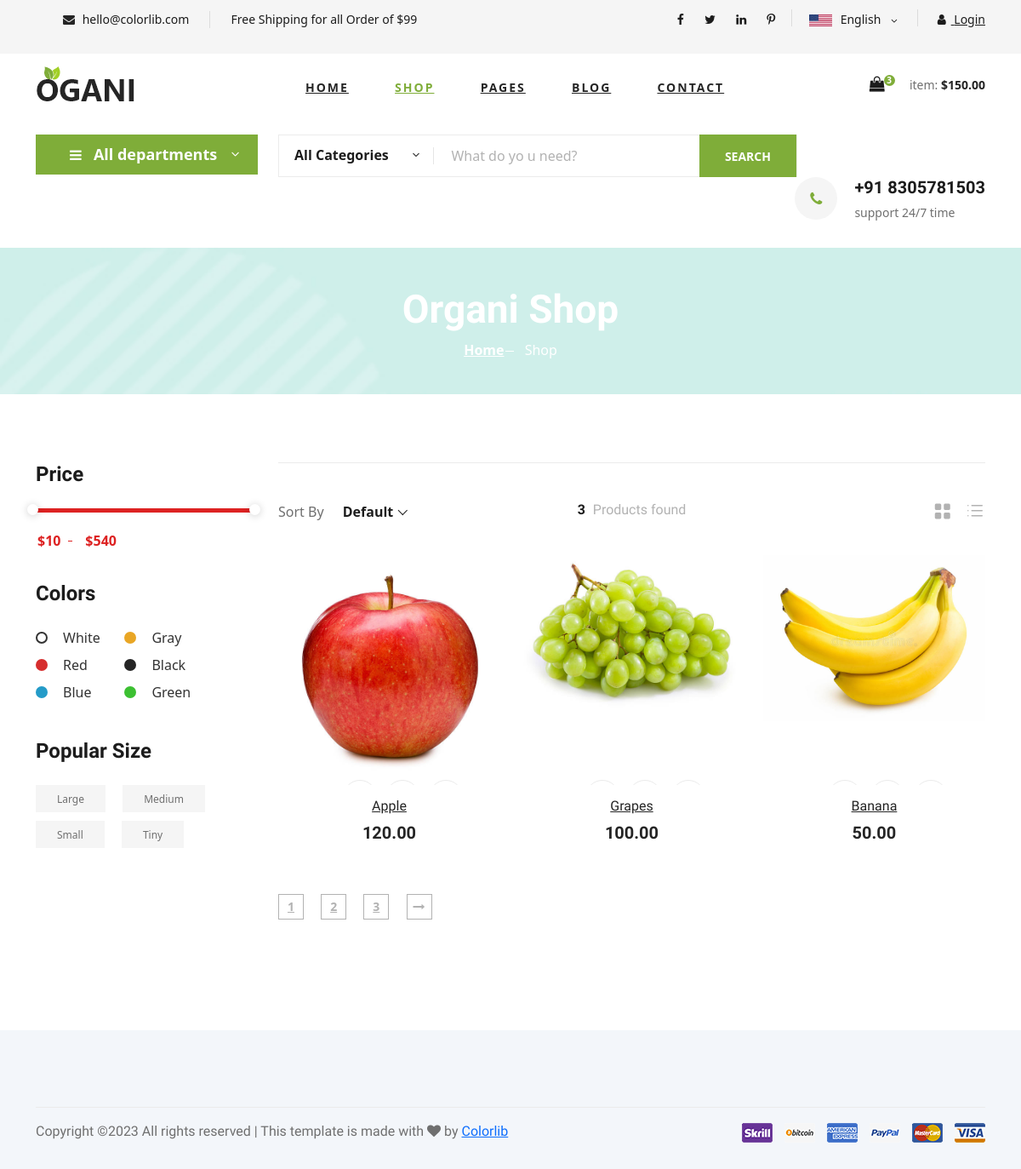
Before: / with the older database file.
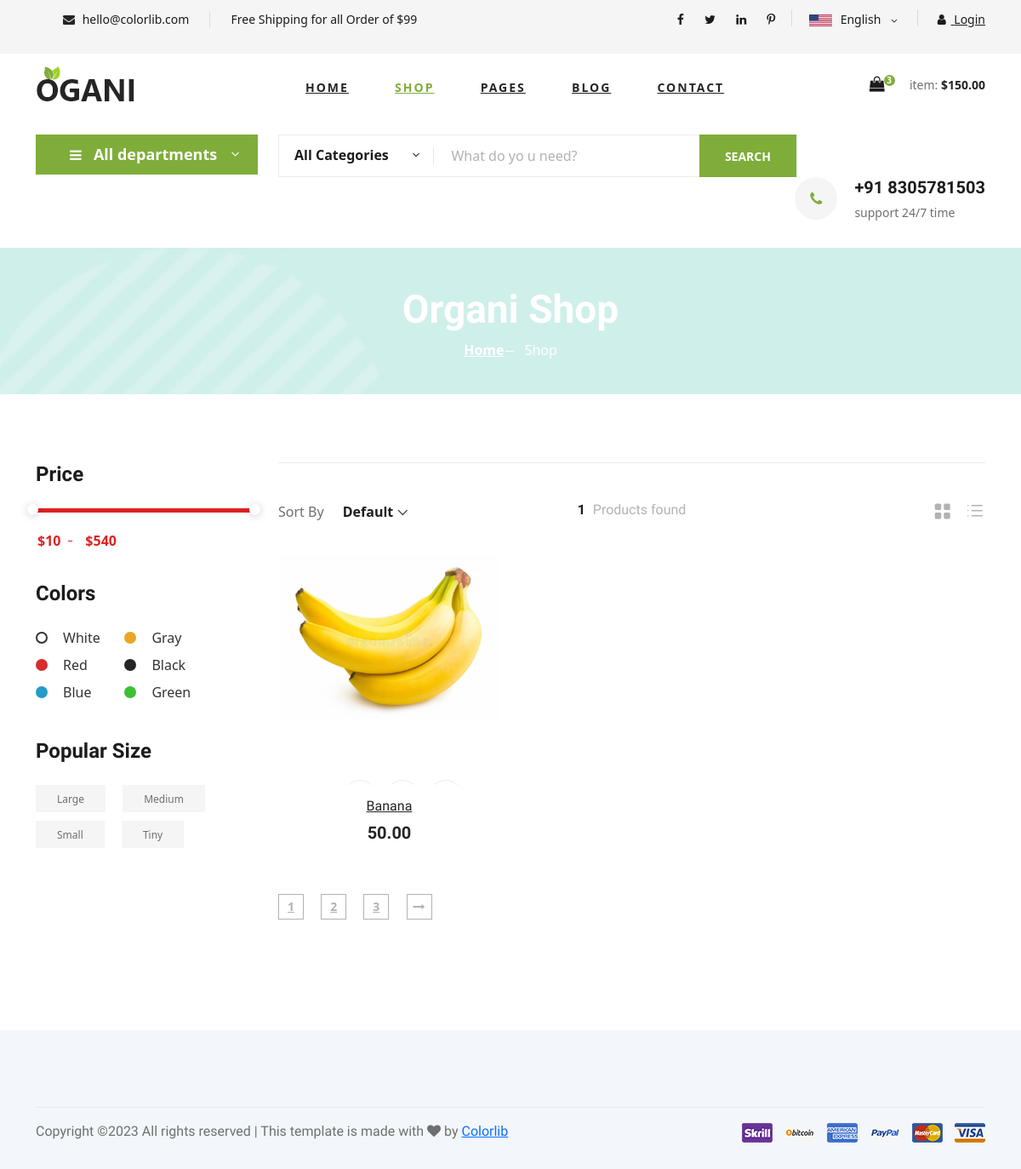
After: the same page with the newer database file.
### product/models.py (models this page shows, shortened)
class Product(models.Model):
    p_name = models.CharField(max_length=100,unique=True)
    description = models.CharField(max_length=500,default='')
    price = models.DecimalField(decimal_places=2,max_digits=5)
    Category=models.ForeignKey(Category,on_delete=models.CASCADE)
    quantity = models.IntegerField(default=1)
    image = models.ImageField(upload_to='products')
    @staticmethod
    def get_all_product():
        return Product.objects.all()

### product/views.py (the view)
# urls.py: path('',index,name='index'),
def index(request):
    category = Category.get_category()
    categoryid = request.GET.get('categories')
    if categoryid:
        product = Product.get_all_product_by(categoryid)
        product_count = product.count()
    else:
        product = Product.get_all_product()
        product_count = product.count()
    data ={}
    data['product_count'] = product_count
    data['categories'] = category
    data['products']=product
    print(request.session.get('email'))
    return render(request,"shop-grid.html",data)

### product/models.py (called while the page is built)
    @staticmethod
    def get_category():
        return Category.objects.all()

### templates/shop-grid.html (shortened to what this page needs)
{% extends 'base.html' %}
{% load static %}
{% block content %}
<div class="container">
    <div class="row">
        <div class="col-lg-3">
            <div class="header__logo">
                <a href="./index.html"><img src="img/logo.png" alt=""></a>
            </div>
        </div>
        <div class="col-lg-6">
            <nav class="header__menu">
                <ul>
                    <li><a href="./index.html">Home</a></li>
                    <li class="active"><a href="./shop-grid.html">Shop</a></li>
                    <li><a href="#">Pages</a>
                    </li>
                    <li><a href="./blog.html">Blog</a></li>
                    <li><a href="./contact.html">Contact</a></li>
                </ul>
            </nav>
        </div>
        <div class="col-lg-3">
            <div class="header__cart">
                <ul>
                    <li><a href="{% url 'cart' %}"><i class="fa fa-shopping-bag"></i> <span>3</span></a></li>
                </ul>
                <div class="header__cart__price">item: <span>$150.00</span></div>
            </div>
        </div>
    </div>
</div>
</header>
<body>
    <section class="hero hero-normal">
        <div class="container">
            <div class="row">
                <div class="col-lg-3">
                    <div class="hero__categories">
                        <div class="hero__categories__all">
                            <i class="fa fa-bars"></i>
                            <span>All departments</span>
                        </div>
                    </div>
                </div>
                <div class="col-lg-9">
                    <div class="hero__search">
                        <div class="hero__search__form">
                            <form action="#">
                                <div class="hero__search__categories">
                                    All Categories
                                    <span class="arrow_carrot-down"></span>
                                </div>
                                <input type="text" placeholder="What do yo u need?">
                                <button type="submit" class="site-btn">SEARCH</button>
                            </form>
                        </div>
                        <div class="hero__search__phone">
                            <div class="hero__search__phone__icon">
                                <i class="fa fa-phone"></i>
                            </div>
                            <div class="hero__search__phone__text">
                                <h5>+91 8305781503</h5>
                                <span>support 24/7 time</span>
                            </div>
                        </div>
                    </div>
                </div>
            </div>
        </div>
    </section>
    <section class="breadcrumb-section set-bg" data-setbg="{% static "img/banner/banner-1.jpg" %}">
        <div class="container">
            <div class="row">
                <div class="col-lg-12 text-center">
                    <div class="breadcrumb__text">
                        <h2>Organi Shop</h2>
                        <div class="breadcrumb__option">
                            <a href="./index.html">Home</a>
                            <span>Shop</span>
                        </div>
                    </div>
                </div>
            </div>
        </div>
    </section>
    <section class="product spad">
        <div class="container">
            <div class="row">
                <div class="col-lg-3 col-md-5">
                    <div class="sidebar">
                        <div class="sidebar__item">
                            <h4>Price</h4>
                            <div class="price-range-wrap">
                                <div class="price-range ui-slider ui-corner-all ui-slider-horizontal ui-widget ui-widget-content"
                                    data-min="10" data-max="540">
                                    <span tabindex="0" class="ui-slider-handle ui-corner-all ui-state-default"></span>
                                    <span tabindex="0" class="ui-slider-handle ui-corner-all ui-state-default"></span>
                                </div>
                                <div class="range-slider">
                                    <div class="price-input">
                                        <input type="text" id="minamount">
                                        <input type="text" id="maxamount">
                                    </div>
                                </div>
                            </div>
                        </div>
                        <div class="sidebar__item sidebar__item__color--option">
                            <h4>Colors</h4>
                            <div class="sidebar__item__color sidebar__item__color--white">
                                <label for="white">
                                    White
                                </label>
                            </div>
                            <div class="sidebar__item__color sidebar__item__color--gray">
                                <label for="gray">
                                    Gray
                                </label>
                            </div>
                            <div class="sidebar__item__color sidebar__item__color--red">
                                <label for="red">
                                    Red
                                </label>
                            </div>
                            <div class="sidebar__item__color sidebar__item__color--black">
                                <label for="black">
                                    Black
                                </label>
                            </div>
                            <div class="sidebar__item__color sidebar__item__color--blue">
                                <label for="blue">
                                    Blue
                                </label>
                            </div>
                            <div class="sidebar__item__color sidebar__item__color--green">
                                <label for="green">
                                    Green
                                </label>
                            </div>
                        </div>
                        <div class="sidebar__item">
                            <h4>Popular Size</h4>
                            <div class="sidebar__item__size">
                                <label for="large">
                                    Large
                                </label>
                            </div>
                            <div class="sidebar__item__size">
                                <label for="medium">
                                    Medium
                                </label>
                            </div>
                            <div class="sidebar__item__size">
                                <label for="small">
                                    Small
                                </label>
                            </div>
                            <div class="sidebar__item__size">
                                <label for="tiny">
                                    Tiny
                                </label>
                            </div>
                        </div>
                    </div>
                </div>
                <div class="col-lg-9 col-md-7">
                    <div class="product__discount">
                    <div class="filter__item">
                        <div class="row">
                            <div class="col-lg-4 col-md-5">
                                <div class="filter__sort">
                                    <span>Sort By</span>
                                </div>
                            </div>
                            <div class="col-lg-4 col-md-4">
                                <div class="filter__found">
                                    <h6><span>{{product_count}}</span> Products found</h6>
                                </div>
                            </div>
                            <div class="col-lg-4 col-md-3">
                                <div class="filter__option">
                                    <span class="icon_grid-2x2"></span>
                                    <span class="icon_ul"></span>
                                </div>
                            </div>
                        </div>
                    </div>
                    <div class="row">
                        {% for product in products %}
                        <div class="col-lg-4 col-md-6 col-sm-6">
                            <div class="product__item">
                                <div class="product__item__pic set-bg"><img src="{{product.image.url}}">
                                    <ul class="product__item__pic__hover">
                                        <li><a href="#"></a></li>
                                        <li><a href="#"></a></li>
                                        <li><a href="cart/{{product.id}}"></a></li>
                                    </ul>
                                </div>
                                <div class="product__item__text">
                                    <h6><a href="#">{{product.p_name}}</a></h6>
                                    <h5>{{product.price}}</h5>
                                </div>
                            </div>
                        </div>
                        {% endfor %}
                    </div>
                    <div class="product__pagination">
                        <a href="#">1</a>
                        <a href="#">2</a>
                        <a href="#">3</a>
                        <a href="#"><i class="fa fa-long-arrow-right"></i></a>
                    </div>
                </div>
            </div>
        </div>
    </section>
</body>
</html>
{% endblock %}

### templates/base.html (shortened to what this page needs)
{% load static %}
<!DOCTYPE html>
<html lang="zxx">
<head>
    <link rel="stylesheet" href="{% static 'css/bootstrap.min.css' %}" type="text/css">
    <link rel="stylesheet" href="{% static 'css/font-awesome.min.css' %}" type="text/css">
    <link rel="stylesheet" href="{% static 'css/elegant-icons.css' %}" type="text/css">
    <link rel="stylesheet" href="{% static 'css/nice-select.css' %}" type="text/css">
    <link rel="stylesheet" href="{% static 'css/jquery-ui.min.css' %}" type="text/css">
    <link rel="stylesheet" href="{% static 'css/owl.carousel.min.css' %}" type="text/css">
    <link rel="stylesheet" href="{% static 'css/slicknav.min.css' %}" type="text/css">
    <link rel="stylesheet" href="{% static 'css/style.css' %}" type="text/css">
    <link href="https://cdn.jsdelivr.net/npm/bootstrap@5.3.0-alpha1/dist/css/bootstrap.min.css" rel="stylesheet">
</head>
{% include 'includes/navbar.html' %}
{% block content %}
{% endblock %}
{% include 'includes/footer.html' %}

### templates/includes/navbar.html (shortened to what this page needs)
{% load static %}
<body>
    <header class="header">
        <div class="header__top">
            <div class="container">
                <div class="row">
                    <div class="col-lg-6">
                        <div class="header__top__left">
                            <ul>
                                <li><i class="fa fa-envelope"></i> hello@colorlib.com</li>
                                <li>Free Shipping for all Order of $99</li>
                            </ul>
                        </div>
                    </div>
                    <div class="col-lg-6">
                        <div class="header__top__right">
                            <div class="header__top__right__social">
                                <a href="#"><i class="fa fa-facebook"></i></a>
                                <a href="#"><i class="fa fa-twitter"></i></a>
                                <a href="#"><i class="fa fa-linkedin"></i></a>
                                <a href="#"><i class="fa fa-pinterest-p"></i></a>
                            </div>
                            <div class="header__top__right__language">
                                <img src="img/language.png" alt="">
                                <div>English</div>
                                <span class="arrow_carrot-down"></span>
                            </div>
                            {% if request.session.customer %}
                                    <div class="header__top__right__auth">
                                        <a href="{% url 'logout' %}"><i class="fa fa-user"></i> logout</a>
                                    </div>
                            {% else %}
                                <div class="header__top__right__auth">
                                    <a href="{% url 'login' %}"><i class="fa fa-user"></i> Login</a>
                                </div>
                            {% endif %}
                        </div>
                    </div>
                </div>
            </div>
        </div>

### templates/includes/footer.html
{% load static %}
 <footer class="footer spad">
    <div class="container">
        <div class="row">
            <div class="col-lg-12">
                <div class="footer__copyright">
                    <div class="footer__copyright__text"><p>
Copyright &copy;<script>document.write(new Date().getFullYear());</script> All rights reserved | This template is made with <i class="fa fa-heart" aria-hidden="true"></i> by <a href="https://colorlib.com" target="_blank">Colorlib</a>
</p></div>
                    <div class="footer__copyright__payment"><img src="img/payment-item.png" alt=""></div>
                </div>
            </div>
        </div>
    </div>
</footer>

Changed rows visible on the page:
removed Product: image (picture), p_name "Apple", price "120.00"
removed Product: image (picture), p_name "Grapes", price "100.00"
Other visible differences:
{{ product_count }}: "3" → "1"
